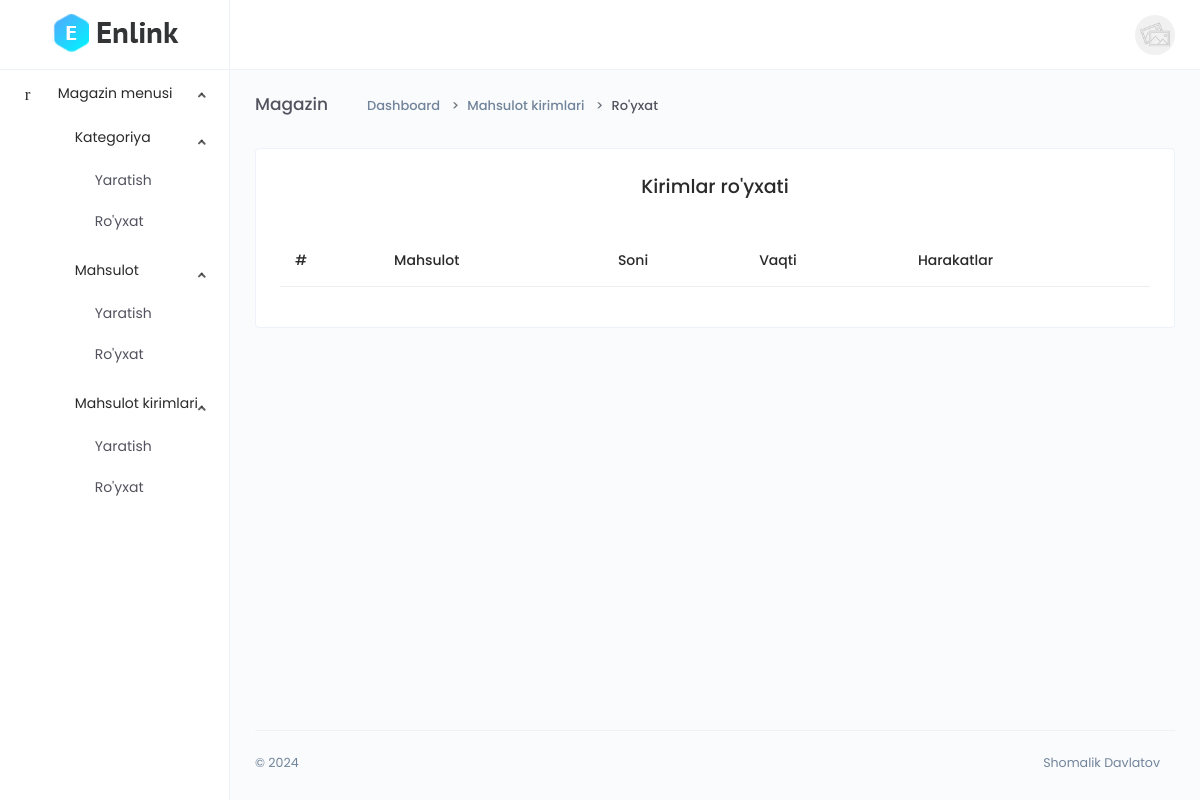
The page /dashboard/list-enter-product/ (signed in) on the database as committed earlier.
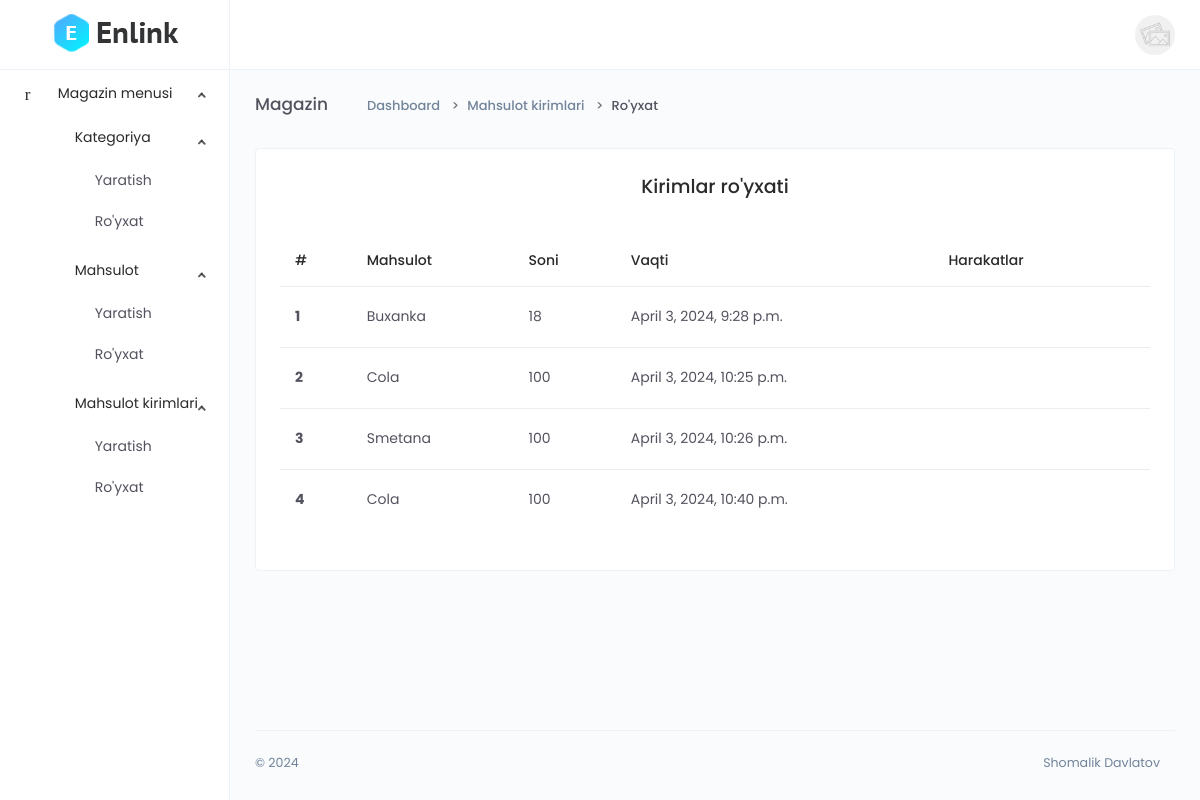
The same page on the database as committed later.
### main/models.py (models this page shows, shortened)
class CodeGenerate(models.Model):
    code = models.CharField(max_length=255, blank=True,unique=True)
    class Meta:
        abstract = True

class EnterProduct(CodeGenerate):
    product = models.ForeignKey(Product, on_delete=models.SET_NULL, null=True)
    quantity = models.PositiveIntegerField()
    date = models.DateTimeField(auto_now_add=True)

class Product(CodeGenerate):
    category = models.ForeignKey(Category, on_delete=models.CASCADE)
    name = models.CharField(max_length=255)
    body = models.TextField()
    price = models.DecimalField(decimal_places=2, max_digits=10)
    discount_price = models.DecimalField(decimal_places=2, max_digits=10, blank=True, null=True)
    banner_img = models.ImageField(upload_to='banner-img/')
    quantity = models.IntegerField()
    delivery = models.BooleanField(default=False)
    date = models.DateTimeField(auto_now_add=True)
    qrcode_img = models.ImageField(blank=True, upload_to='qrcode-img/')

### main/funcs.py (the view)
    def wrapper(request, *args, **kwargs):
        if request.user.is_authenticated and request.user.is_staff:
            result = func(request, *args, **kwargs)
        else:
            return redirect('front:index')
        return result

### main/dashboard/views.py (called while the page is built)
@staff_required
def list_enter_product(request):
    queryset = models.EnterProduct.objects.all()
    context = {
        'queryset':queryset
    }
    return render(request, 'dashboard/enter_product/list.html', context)

### main/funcs.py (called while the page is built)
def staff_required(func):
    def wrapper(request, *args, **kwargs):
        if request.user.is_authenticated and request.user.is_staff:
            result = func(request, *args, **kwargs)
        else:
            return redirect('front:index')
        return result
    return wrapper

### templates/dashboard/enter_product/list.html (shortened to what this page needs)
{% extends 'dashboard/base.html' %}
{% block content %}
<div class="main-content">
    <div class="page-header">
        <h2 class="header-title">Magazin</h2>
        <div class="header-sub-title">
            <nav class="breadcrumb breadcrumb-dash">
                <a href="#" class="breadcrumb-item"><i class="anticon anticon-home m-r-5"></i>Dashboard</a>
                <a class="breadcrumb-item" href="#">Mahsulot kirimlari</a>
                <span class="breadcrumb-item active">Ro'yxat</span>
            </nav>
        </div>
    </div>
    <div class="card">
        <div class="card-body">
            <div class="d-flex justify-content-around">
            <h4>Kirimlar ro'yxati</h4>
            </div>
            <div class="m-t-25">
                <div class="table-responsive">
                    <table class="table">
                        <thead>
                            <tr>
                                <th scope="col">#</th>
                                <th scope="col">Mahsulot</th>
                                <th scope="col">Soni</th>
                                <th scope="col">Vaqti</th>
                                <th scope="col">Harakatlar</th>
                            </tr>
                        </thead>
                        <tbody>
                            {% for q in queryset %}
                            <tr>
                                <th scope="row">{{forloop.counter}}</th>
                                <td>{{q.product.name}}</td>
                                <td>{{q.quantity}}</td>
                                <td>{{q.date}}</td>
                                <td>
                                    <a href="{% url 'dashboard:detail_enter_product' q.product.code %}" class="btn btn-icon btn-hover btn-sm btn-rounded">
                                        <i class="anticon anticon-eye"></i>
                                    </a>
                                    <a href="{% url 'dashboard:update_enter_product' q.code %}" class="btn btn-icon btn-hover btn-sm btn-rounded">
                                        <i class="anticon anticon-edit"></i>
                                    </a>
                                    <button type="button" class="btn btn-icon btn-hover btn-sm btn-rounded" data-toggle="modal" data-target=".bd-example-modal-sm{{forloop.counter}}">
                                        <i class="anticon anticon-delete"></i>
                                    </button>
                                </td>
                            </tr>
                            {% endfor %}
                        </tbody>
                    </table>
                </div>
            </div>
        </div>
    </div>
</div>
{% endblock %}

### templates/dashboard/base.html (shortened to what this page needs)
{% load static %}
<!DOCTYPE html>
<html lang="en">
<head>
    <link href="{% static 'dashboard/vendors/bootstrap-datepicker/bootstrap-datepicker.min.css' %}" rel="stylesheet">
    <link href="{% static 'dashboard/css/app.min.css' %}" rel="stylesheet">
</head>
<body>
    <div class="app">
        <div class="layout">
            <div class="header">
                <div class="logo logo-dark">
                    <a href="index.html">
                        <img src="{% static 'dashboard/images/logo/logo.png' %}" alt="Logo">
                    </a>
                </div>
                <div class="nav-wrap">
                    <ul class="nav-left">
                        <li class="desktop-toggle">
                            <a href="javascript:void(0);">
                                <i class="anticon"></i>
                            </a>
                        </li>
                    </ul>
                    <ul class="nav-right">
                        <li class="dropdown dropdown-animated scale-left">
                            <div class="pointer" data-toggle="dropdown">
                                <div class="avatar avatar-image  m-h-10 m-r-15">
                                    <img src="{% static 'dashboard/images/avatars/thumb-3.jpg' %}"  alt="">
                                </div>
                            </div>
                        </li>
                    </ul>
                </div>
            </div>
            <div class="side-nav">
                <div class="side-nav-inner">
                    <ul class="side-nav-menu scrollable">
                        <li class="nav-item dropdown open">
                            <a class="dropdown-toggle" href="javascript:void(0);">
                                <span class="icon-holder">
                                    <i class="anticon anticon-appstore"></i>
                                </span>
                                <span class="title">Magazin menusi</span>
                            </a>
                            <ul class="dropdown-menu">
                                <li>
                                    <li class="nav-item dropdown open">
                                        <a class="dropdown-toggle" href="javascript:void(0);">
                                            <span class="icon-holder">
                                                <i class="fas fa-folder-open"></i>
                                            </span>
                                            <span class="title">Kategoriya</span>
                                        </a>
                                        <ul class="dropdown-menu">
                                            <li>
                                                <a href="{% url 'dashboard:category_create' %}">
                                                    <i class="fas fa-plus-circle"></i>
                                                    Yaratish
                                                </a>
                                            </li>
                                            <li>
                                                <a href="{% url 'dashboard:category_list' %}">
                                                    <span class="icon-holder">
                                                        <i class="fas fa-list-ul"></i>
                                                        Ro'yxat
                                                    </span>
                                                </a>
                                            </li>
                                        </ul>
                                    </li>
                                </li>
                                <li>
                                    <li class="nav-item dropdown open">
                                        <a class="dropdown-toggle" href="javascript:void(0);">
                                            <span class="icon-holder">
                                                <i class="fas fa-shopping-basket"></i>
                                            </span>
                                            <span class="title">Mahsulot</span>
                                        </a>
                                        <ul class="dropdown-menu">
                                            <li>
                                                <a href="{% url 'dashboard:product_create' %}">
                                                    <i class="fas fa-plus-circle"></i>
                                                    Yaratish
                                                </a>
                                            </li>
                                            <li>
                                                <a href="{% url 'dashboard:product_list' %}">
                                                    <i class="fas fa-list-ul"></i>
                                                    Ro'yxat
                                                </a>
                                            </li>
                                        </ul>
                                    </li>
                                </li>
                                <li>
                                    <li class="nav-item dropdown open">
                                        <a class="dropdown-toggle" href="javascript:void(0);">
                                            <span class="icon-holder">
                                                <i class="fas fa-sign-in-alt"></i>
                                            </span>
                                            <span class="title">Mahsulot kirimlari</span>
                                        </a>
                                        <ul class="dropdown-menu">
                                            <li>
                                                <a href="{% url 'dashboard:create_enter_product' %}">
                                                    <i class="fas fa-plus-circle"></i>
                                                    Yaratish
                                                </a>
                                            </li>
                                            <li>
                                                <a href="{% url 'dashboard:list_enter_product' %}">
                                                    <i class="fas fa-list-ul"></i>
                                                    Ro'yxat
                                                </a>
                                            </li>
                                        </ul>
                                    </li>
                                </li>
                            </ul>
                        </li>
                    </ul>
                </div>
            </div>
            <div class="page-container">
                {% block content %}
                {% endblock %}
                <footer class="footer">
                    <div class="footer-content">
                        <p class="m-b-0">© 2024</p>
                        <span>
                            <a href="https://t.me/zane361" class="text-gray m-r-15">Shomalik Davlatov</a>
                        </span>
                    </div>
                </footer>
            </div>
        </div>
    </div>
</body>
</html>

Rows that differ between the two databases and show on the page:
added EnterProduct: product.name "Buxanka", quantity "18", date "April 3, 2024, 9:28 p.m."
added EnterProduct: product.name "Cola", quantity "100", date "April 3, 2024, 10:25 p.m."
added EnterProduct: product.name "Smetana", quantity "100", date "April 3, 2024, 10:26 p.m."
added EnterProduct: product.name "Cola", quantity "100", date "April 3, 2024, 10:40 p.m."
